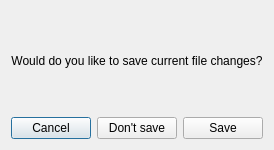
<?xml version="1.0" encoding="UTF-8"?>
<ui version="4.0">
 <class>saveDialog</class>
 <widget class="QDialog" name="saveDialog">
  <property name="geometry">
   <rect>
    <x>0</x>
    <y>0</y>
    <width>270</width>
    <height>150</height>
   </rect>
  </property>
  <property name="sizePolicy">
   <sizepolicy hsizetype="Minimum" vsizetype="Minimum">
    <horstretch>0</horstretch>
    <verstretch>0</verstretch>
   </sizepolicy>
  </property>
  <property name="windowTitle">
   <string>Dialog</string>
  </property>
  <layout class="QGridLayout" name="gridLayout">
   <item row="0" column="0" colspan="3">
    <widget class="QLabel" name="label">
     <property name="font">
      <font>
       <strikeout>false</strikeout>
      </font>
     </property>
     <property name="text">
      <string>Would do you like to save current file changes?</string>
     </property>
     <property name="scaledContents">
      <bool>false</bool>
     </property>
     <property name="alignment">
      <set>Qt::AlignCenter</set>
     </property>
     <property name="wordWrap">
      <bool>true</bool>
     </property>
    </widget>
   </item>
   <item row="1" column="0">
    <widget class="QPushButton" name="pushButton_2">
     <property name="text">
      <string>Cancel</string>
     </property>
    </widget>
   </item>
   <item row="1" column="2">
    <widget class="QPushButton" name="pushButton">
     <property name="text">
      <string>Save</string>
     </property>
    </widget>
   </item>
   <item row="1" column="1">
    <widget class="QPushButton" name="pushButton_3">
     <property name="text">
      <string>Don't save</string>
     </property>
    </widget>
   </item>
  </layout>
 </widget>
 <resources/>
 <connections/>
</ui>
